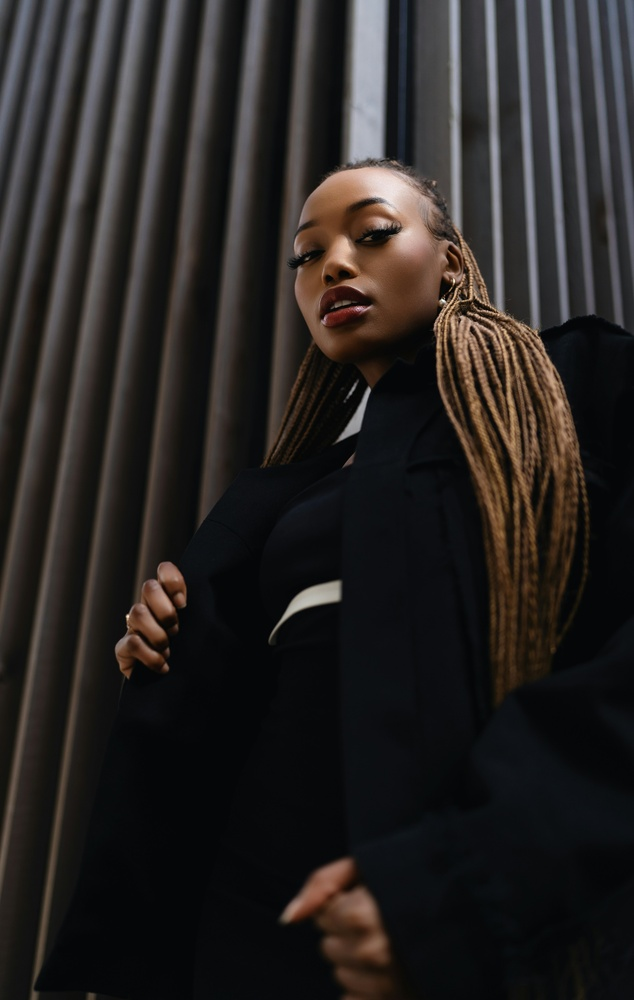
#> input picture research/ashish/orignal.jpg, 634 x 1000 px, shrunk from 3671 x 5792 before the run, found by its file name; the run also reads 1 picture not shown here
$ python eval.py
#> lines starting #> are read from the running program, lines starting #| are printed output that depends on the picture; long printed decimals are rounded
from skimage.metrics import peak_signal_noise_ratio as psnr
from skimage.metrics import structural_similarity as ssim
import cv2

original = cv2.imread('C:/workspace/Masters/Assignments/TIP/orignal.jpg', cv2.IMREAD_GRAYSCALE)
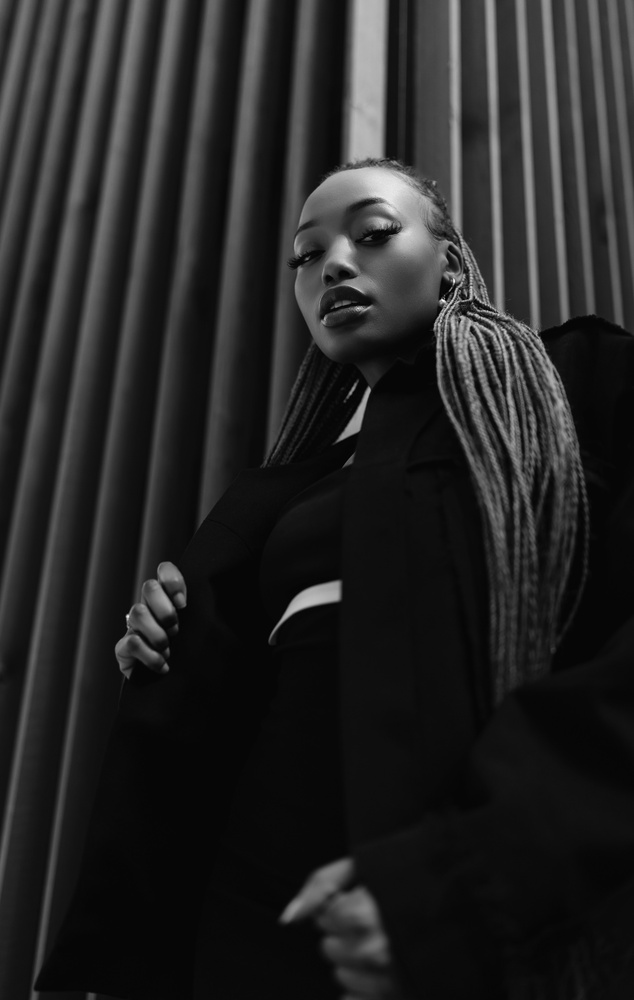
#> original: shape (1000, 634); min 0, max 255, mean 37.2
compressed = cv2.imread('C:/workspace/Masters/Assignments/TIP/compressed.jpg', cv2.IMREAD_GRAYSCALE)
#> compressed: shape (1000, 634); min 0, max 255, mean 37.2


psnr_value = psnr(original, compressed)
#> psnr_value = 50.88
ssim_value, _ = ssim(original, compressed, full=True)
#> ssim_value = 0.996

print(f"PSNR: {psnr_value}, SSIM: {ssim_value}")
#| PSNR: 50.881, SSIM: 0.9962
